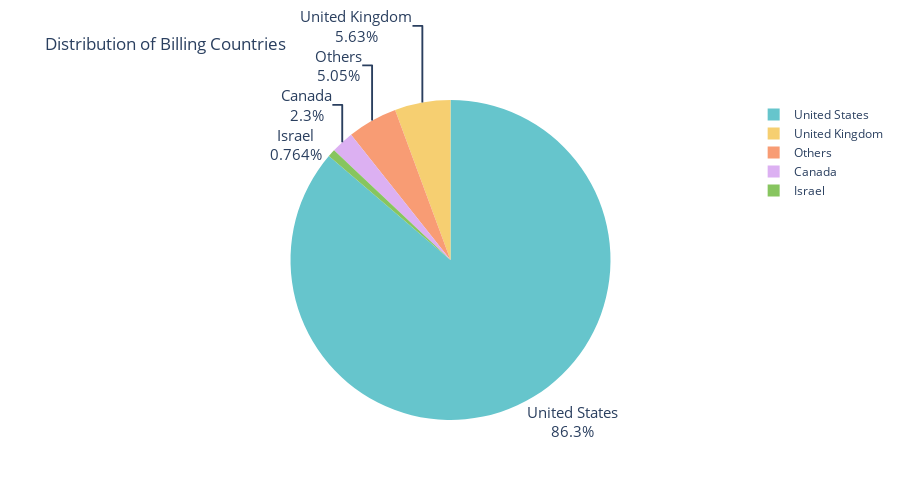

Notebook code cell kept with this figure:
### Markdown cell above
Based on the

### Code cell
billing_country_counts = df['billing_country'].value_counts()
top_4_countries = billing_country_counts.head(4)
others_count = billing_country_counts[4:].sum()
top_4_countries['Others'] = others_count
top_4_countries = top_4_countries.sort_values(ascending=False)

discrete_colors = px.colors.qualitative.Pastel

fig = px.pie(
    values=top_4_countries.values,
    names=top_4_countries.index,
    title='Distribution of Billing Countries',
    color_discrete_sequence=discrete_colors,  # Use the discrete color range
    height=500
)

fig.update_traces(textposition='outside', textinfo='percent+label', textfont_size=15)

fig.show()

### Figure 1 — Plotly figure (JSON) as saved in the notebook; plotly's stock layout.template omitted (floating-point values rounded to 4 significant figures)
{"data": [{"domain": {"x": [0, 1], "y": [0, 1]}, "hovertemplate": "label=%{label}<br>value=%{value}<extra></extra>", "labels": ["United States", "United Kingdom", "Others", "Canada", "Israel"], "legendgroup": "", "name": "", "showlegend": true, "textfont": {"size": 15}, "textinfo": "percent+label", "textposition": "outside", "type": "pie", "values": [6100, 398, 357, 163, 54]}], "layout": {"height": 500, "legend": {"tracegroupgap": 0}, "piecolorway": ["rgb(102, 197, 204)", "rgb(246, 207, 113)", "rgb(248, 156, 116)", "rgb(220, 176, 242)", "rgb(135, 197, 95)", "rgb(158, 185, 243)", "rgb(254, 136, 177)", "rgb(201, 219, 116)", "rgb(139, 224, 164)", "rgb(180, 151, 231)", "rgb(179, 179, 179)"], "title": {"text": "Distribution of Billing Countries"}}}
